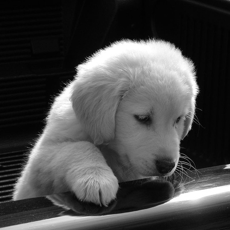
%> input picture Assignment1/retriever.tiff, 230 x 230 px
$ octave assignment_1.m   (GNU Octave 9; MATLAB toolbox functions it lacks are replaced by stand-ins)
%> lines starting %> are read from the running program, lines starting %| are printed output that depends on the picture
%%%%%    TEL 411   %%%%%
%%%%% Assignment 1 %%%%%

clear all;
close all;
clc;

% reading the image
image = imread('retriever.tiff');
%> image is the input picture: size 230x230 uint8; min 1, max 255, mean 70.6

% get the size of the rows and the columns of the image
% N = rows & M = columns
[Nrows, Mcols]  = size(image);
%> Nrows = 230; Mcols = 230

figure(1)
imshow(image)
title('Original Image: Retriever')
set(gcf,'color', 'w');

% ----- Row samping scale 1/2 & Column sampling scale 1/4 ----- %

% Downsampling with the Anti-aliasing filter
downsampled1 = imresize(image, [Nrows*1/2 Mcols*1/4], 'Antialiasing', true);

% Downsampling without the Anti-aliasing filter
downsampled2 = imresize(image, [Nrows*1/2 Mcols*1/4], 'Antialiasing', false);

figure(2)
imshow(downsampled1)
title('With Anti-aliasing filter')
set(gcf,'color', 'w');

figure(3)
imshow(downsampled2)
title('Without Anti-aliasing filter')
set(gcf,'color', 'w');

% ----- Upsampling ----- %

% Upsampling the 1st downsampled image (Anti-aliasing filter)
upsampled1_n = imresize(downsampled1, [Nrows Mcols], 'nearest');
upsampled1_l = imresize(downsampled1, [Nrows Mcols], 'bilinear');
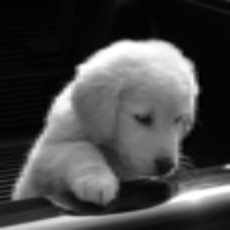
%> upsampled1_l: size 230x230 uint8; min 0, max 255, mean 70.6
upsampled1_c = imresize(downsampled1, [Nrows Mcols], 'bicubic');

% Calculating MSE for upsampled1
MSE_1n = immse(upsampled1_n,image);
%> MSE_1n = 144.8
MSE_1l = immse(upsampled1_l,image);
%> MSE_1l = 87.29
MSE_1c = immse(upsampled1_c,image);
%> MSE_1c = 68.9

% Calculationg PSNR for upsampled1
PSNR_1n = psnr(upsampled1_n,image);
%> PSNR_1n = 26.52
PSNR_1l = psnr(upsampled1_l,image);
%> PSNR_1l = 28.72
PSNR_1c = psnr(upsampled1_c,image);
%> PSNR_1c = 29.75

% Upsampling the 2nd downsampled image (Without Anti-aliasing filter)
upsampled2_n = imresize(downsampled2, [Nrows Mcols], 'nearest');
upsampled2_l = imresize(downsampled2, [Nrows Mcols], 'bilinear');
upsampled2_c = imresize(downsampled2, [Nrows Mcols], 'bicubic');

% Calculating MSE for upsampled2
MSE_2n = immse(upsampled2_n,image);
%> MSE_2n = 171.1
MSE_2l = immse(upsampled2_l,image);
%> MSE_2l = 81.1
MSE_2c = immse(upsampled2_c,image);
%> MSE_2c = 73.24

% Calculation PSNR for upsampled2

PSNR_2n = psnr(upsampled2_n,image);
%> PSNR_2n = 25.8
PSNR_2l = psnr(upsampled2_l,image);
%> PSNR_2l = 29.04
PSNR_2c = psnr(upsampled2_c,image);
%> PSNR_2c = 29.48

% Results
% With anti-aliasing
figure(4)
subplot(2,3,2)
imshow(image);
title('Original')

subplot(2,3,4)
imshow(upsampled1_n);
title('Nearest-neighbor Interpolation')

subplot(2,3,5)
imshow(upsampled1_l);
title('Bilinear Interpolation')

subplot(2,3,6)
imshow(upsampled1_c);
title('Bicubic Interpolation')
set(gcf,'color', 'w');

% Without anti-aliasing
figure(5)
subplot(2,3,2)
imshow(image);
title('Original')

subplot(2,3,4)
imshow(upsampled2_n);
title('Nearest-neighbor Interpolation')

subplot(2,3,5)
imshow(upsampled2_l);
title('Bilinear Interpolation')

subplot(2,3,6)
imshow(upsampled2_c);
title('Bicubic Interpolation')
set(gcf,'color', 'w');

%---------------------------------------------------------------------%

% ----- Row samping scale 1/4 & Column sampling scale 1/2 ----- %

% Downsampling with the Anti-aliasing filter
downsampled3 = imresize(image, [Nrows*1/4 Mcols*1/2], 'Antialiasing', true);

% Downsampling without the Anti-aliasing filter
downsampled4 = imresize(image, [Nrows*1/4 Mcols*1/2], 'Antialiasing', false);

figure(6)
imshow(downsampled3)
title('With Anti-alising filter')
set(gcf,'color', 'w');

figure(7)
imshow(downsampled4)
title('Without Anti-aliasing filter')
set(gcf,'color', 'w');

% ----- Upsampling ----- %

% Upsampling the 3rd downsampled image (Anti-aliasing filter)
upsampled3_n = imresize(downsampled3, [Nrows Mcols], 'nearest');
upsampled3_l = imresize(downsampled3, [Nrows Mcols], 'bilinear');
upsampled3_c = imresize(downsampled3, [Nrows Mcols], 'bicubic');
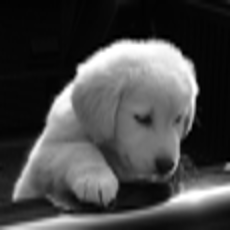
%> upsampled3_c: size 230x230 uint8; min 0, max 255, mean 70.6; mean of the top-left, top-right, bottom-left and bottom-right quarters 42.7, 77.6, 91.7, 70.2

% Calculating MSE for upsampled3
MSE_3n = immse(upsampled3_n,image);
%> MSE_3n = 173.5
MSE_3l = immse(upsampled3_l,image);
%> MSE_3l = 104.9
MSE_3c = immse(upsampled3_c,image);
%> MSE_3c = 86.59

% Calculating PSNR for upsampled3
PSNR_3n = psnr(upsampled3_n,image);
%> PSNR_3n = 25.74
PSNR_3l = psnr(upsampled3_l,image);
%> PSNR_3l = 27.92
PSNR_3c = psnr(upsampled3_c,image);
%> PSNR_3c = 28.76

% Upsampling the 4th downsampled image (Without Anti-aliasing filter)
upsampled4_n = imresize(downsampled4, [Nrows Mcols], 'nearest');
upsampled4_l = imresize(downsampled4, [Nrows Mcols], 'bilinear');
upsampled4_c = imresize(downsampled4, [Nrows Mcols], 'bicubic');
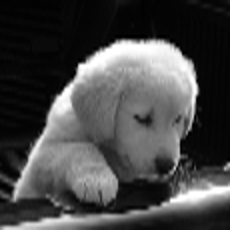
%> upsampled4_c: size 230x230 uint8; min 0, max 255, mean 70.6; mean of the top-left, top-right, bottom-left and bottom-right quarters 42.8, 77.8, 91.9, 70.1

% Calculating MSE for upsampled4
MSE_4n = immse(upsampled4_n,image);
%> MSE_4n = 214
MSE_4l = immse(upsampled4_l,image);
%> MSE_4l = 112.3
MSE_4c = immse(upsampled4_c,image);
%> MSE_4c = 109.6

% Calculating PSNR for upsampled4
PSNR_4n = psnr(upsampled4_n,image);
%> PSNR_4n = 24.83
PSNR_4l = psnr(upsampled4_l,image);
%> PSNR_4l = 27.63
PSNR_4c = psnr(upsampled4_c,image);
%> PSNR_4c = 27.73

% Results

% With Anti-Aliasing filter
figure(8)
subplot(2,3,2)
imshow(image);
title('Original')

subplot(2,3,4)
imshow(upsampled3_n);
title('Nearest-neighbor Interpolation')

subplot(2,3,5)
imshow(upsampled3_l);
title('Bilinear Interpolation')

subplot(2,3,6)
imshow(upsampled3_c);
title('Bicubic Interpolation')
set(gcf,'color', 'w');

% With Anti-Aliasing filter
figure(9)
subplot(2,3,2)
imshow(image);
title('Original')

subplot(2,3,4)
imshow(upsampled4_n);
title('Nearest-neighbor Interpolation')

subplot(2,3,5)
imshow(upsampled4_l);
title('Bilinear Interpolation')

subplot(2,3,6)
imshow(upsampled4_c);
title('Bicubic Interpolation')
set(gcf,'color', 'w');

%---------------------------------------------------------------------%

% ----- Row samping scale 1/8 & Column sampling scale 1/8 ----- %

% Downsampling with the Anti-aliasing filter
downsampled5 = imresize(image, [Nrows*1/8 Mcols*1/8], 'Antialiasing', true);

% Downsampling without the Anti-aliasing filter
downsampled6 = imresize(image, [Nrows*1/8 Mcols*1/8], 'Antialiasing', false);

figure(10)
imshow(downsampled5)
title('With Anti-alising filter')
set(gcf,'color', 'w');

figure(11)
imshow(downsampled6)
title('Without Anti-aliasing filter')
set(gcf,'color', 'w');

% ----- Upsampling ----- %

% Upsampling the 5th downsampled image (Anti-aliasing filter)
upsampled5_n = imresize(downsampled5, [Nrows Mcols], 'nearest');
upsampled5_l = imresize(downsampled5, [Nrows Mcols], 'bilinear');
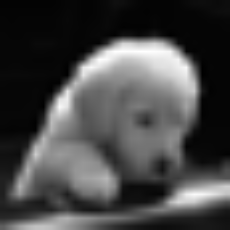
%> upsampled5_l: size 230x230 uint8; min 0, max 255, mean 70.6; mean of the top-left, top-right, bottom-left and bottom-right quarters 42.7, 77.5, 91.6, 70.7
upsampled5_c = imresize(downsampled5, [Nrows Mcols], 'bicubic');

% Calculating MSE for upsampled5
MSE_5n = immse(upsampled5_n,image);
%> MSE_5n = 528.9
MSE_5l = immse(upsampled5_l,image);
%> MSE_5l = 367.1
MSE_5c = immse(upsampled5_c,image);
%> MSE_5c = 302.9

% Calculationg PSNR for upsampled5
PSNR_5n = psnr(upsampled5_n,image);
%> PSNR_5n = 20.9
PSNR_5l = psnr(upsampled5_l,image);
%> PSNR_5l = 22.48
PSNR_5c = psnr(upsampled5_c,image);
%> PSNR_5c = 23.32

% Upsampling the 4th downsampled image (Without Anti-aliasing filter)
[Nrows_ds, Mcols_ds]  = size(downsampled6);
%> Nrows_ds = 29; Mcols_ds = 29
upsampled6_n = imresize(downsampled6, [Nrows Mcols], 'nearest');
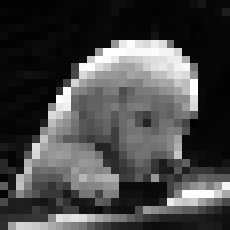
%> upsampled6_n: size 230x230 uint8; min 2, max 255, mean 70.9
upsampled6_l = imresize(downsampled6, [Nrows Mcols], 'bilinear');
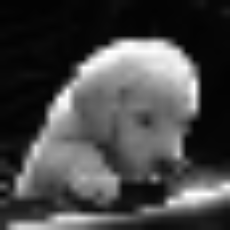
%> upsampled6_l: size 230x230 uint8; min 2, max 255, mean 71.3
upsampled6_c = imresize(downsampled6, [Nrows Mcols], 'bicubic');

% Calculating MSE for upsampled6
MSE_6n = immse(upsampled6_n,image);
%> MSE_6n = 695.8
MSE_6l = immse(upsampled6_l,image);
%> MSE_6l = 383.4
MSE_6c = immse(upsampled6_c,image);
%> MSE_6c = 374.8

% Calculating PSNR for upsampled6
PSNR_6n = psnr(upsampled6_n,image);
%> PSNR_6n = 19.71
PSNR_6l = psnr(upsampled6_l,image);
%> PSNR_6l = 22.29
PSNR_6c = psnr(upsampled6_c,image);
%> PSNR_6c = 22.39

% Results
figure(12)
subplot(2,3,2)
imshow(image);
title('Original')

subplot(2,3,4)
imshow(upsampled5_n);
title('Nearest-neighbor Interpolation')
ylabel('With Anti-Aliasing filter')

subplot(2,3,5)
imshow(upsampled5_l);
title('Bilinear Interpolation')

subplot(2,3,6)
imshow(upsampled5_c);
title('Bicubic Interpolation')
set(gcf,'color', 'w');

figure(13)
subplot(2,3,2)
imshow(image);
title('Original')

subplot(2,3,4)
imshow(upsampled6_n);
title('Nearest-neighbor Interpolation')
ylabel('Without Anti-Aliasing filter')

subplot(2,3,5)
imshow(upsampled6_l);
title('Bilinear Interpolation')

subplot(2,3,6)
imshow(upsampled6_c);
title('Bicubic Interpolation')
set(gcf,'color', 'w');

% --- Trying Downsampling with interpolation methods --- %

downsampled_n = imresize(image, [Nrows*1/2 Mcols*1/4], 'nearest');
downsampled_l = imresize(image, [Nrows*1/2 Mcols*1/4], 'bilinear');
downsampled_c = imresize(image, [Nrows*1/2 Mcols*1/4], 'bicubic');

figure(13)
subplot(1,3,1)
imshow(downsampled_n)
title('Nearest-neighbor Interpolation')

subplot(1,3,2)
imshow(downsampled_l)
title('Bilinear Interpolation')

subplot(1,3,3)
imshow(downsampled_c)
title('Bicubic Interpolation')
set(gcf,'color', 'w');

downsampled_n = imresize(image, [Nrows*1/4 Mcols*1/2], 'nearest');
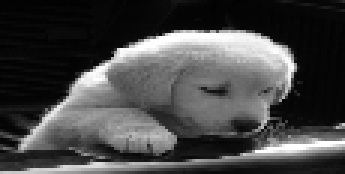
%> downsampled_n: size 58x115 uint8 (shown 3 times larger); min 1, max 255, mean 70.6; mean of the top-left, top-right, bottom-left and bottom-right quarters 42.7, 77.2, 92.5, 69.8
downsampled_l = imresize(image, [Nrows*1/4 Mcols*1/2], 'bilinear');
%> downsampled_l: size 58x115 uint8
downsampled_c = imresize(image, [Nrows*1/4 Mcols*1/2], 'bicubic');

figure(14)
subplot(1,3,1)
imshow(downsampled_n)
title('Nearest-neighbor Interpolation')

subplot(1,3,2)
imshow(downsampled_l)
title('Bilinear Interpolation')

subplot(1,3,3)
imshow(downsampled_c)
title('Bicubic Interpolation')
set(gcf,'color', 'w');

downsampled_n = imresize(image, [Nrows*1/8 Mcols*1/8], 'nearest');
%> downsampled_n: size 29x29 uint8
downsampled_l = imresize(image, [Nrows*1/8 Mcols*1/8], 'bilinear');
%> downsampled_l: size 29x29 uint8
downsampled_c = imresize(image, [Nrows*1/8 Mcols*1/8], 'bicubic');

figure(15)
subplot(1,3,1)
imshow(downsampled_n)
title('Nearest-neighbor Interpolation')

subplot(1,3,2)
imshow(downsampled_l)
title('Bilinear Interpolation')

subplot(1,3,3)
imshow(downsampled_c)
title('Bicubic Interpolation')
set(gcf,'color', 'w');

% --- Trying upsampling with the use of Anti-aliasing filter --- %

upsampled1b = imresize(downsampled1, [Nrows Mcols], 'Antialiasing', true);
upsampled3b = imresize(downsampled3, [Nrows Mcols], 'Antialiasing', true);
upsampled5b = imresize(downsampled5, [Nrows Mcols], 'Antialiasing', true);

figure()
subplot(1,3,1)
imshow(upsampled1b);
title('downsampling parameters: row 1/2 column 1/4')

subplot(1,3,2)
imshow(upsampled3b);
title('downsampling parameters: row 1/4 column 1/2')


subplot(1,3,3)
imshow(upsampled5b);
title('downsampling parameters: row 1/8 column 1/8')
set(gcf,'color', 'w');

$ run again, with Assignment1/beach.tiff copied over Assignment1/retriever.tiff
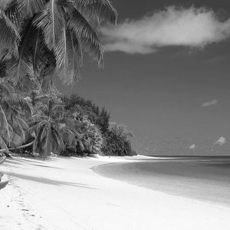
%> input picture Assignment1/beach.tiff, 230 x 230 px
%> image is the input picture: size 230x230 uint8; min 5, max 255, mean 134.6
%> MSE_1n = 99.99
%> MSE_1l = 88.42
%> MSE_1c = 79.19
%> PSNR_1n = 28.13
%> PSNR_1l = 28.67
%> PSNR_1c = 29.14
%> MSE_2n = 137.8
%> MSE_2l = 95.73
%> MSE_2c = 99.73
%> PSNR_2n = 26.74
%> PSNR_2l = 28.32
%> PSNR_2c = 28.14
%> MSE_3n = 125.2
%> MSE_3l = 97.13
%> MSE_3c = 86.14
%> PSNR_3n = 27.16
%> PSNR_3l = 28.26
%> PSNR_3c = 28.78
%> MSE_4n = 172.1
%> MSE_4l = 106.5
%> MSE_4c = 111.2
%> PSNR_4n = 25.77
%> PSNR_4l = 27.86
%> PSNR_4c = 27.67
%> MSE_5n = 282.4
%> MSE_5l = 225.7
%> MSE_5c = 206.8
%> PSNR_5n = 23.62
%> PSNR_5l = 24.59
%> PSNR_5c = 24.98
%> `upsampled6_l = imresize(downsampled6, [Nrows Mcols], 'bilinear');`:
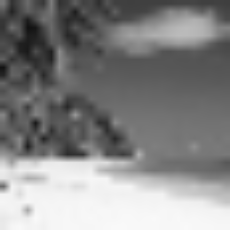
%> upsampled6_l: size 230x230 uint8; min 17, max 249, mean 133.9
%> MSE_6n = 429.6
%> MSE_6l = 282.2
%> MSE_6c = 296.9
%> PSNR_6n = 21.8
%> PSNR_6l = 23.63
%> PSNR_6c = 23.4
%> `downsampled_n = imresize(image, [Nrows*1/4 Mcols*1/2], 'nearest');`:
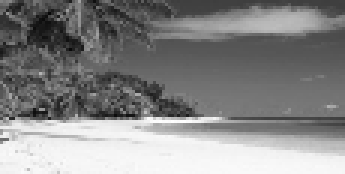
%> downsampled_n: size 58x115 uint8 (shown 3 times larger); min 8, max 255, mean 134.5
